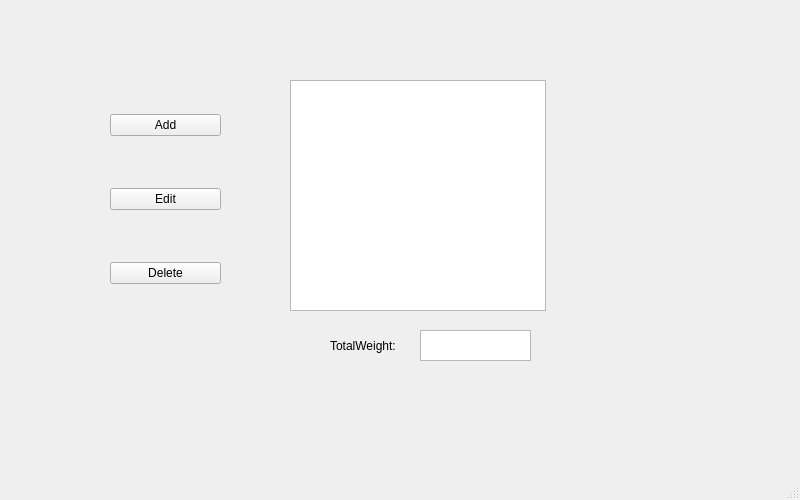
<?xml version="1.0" encoding="UTF-8"?>
<ui version="4.0">
 <class>MainWindow</class>
 <widget class="QMainWindow" name="MainWindow">
  <property name="geometry">
   <rect>
    <x>0</x>
    <y>0</y>
    <width>800</width>
    <height>500</height>
   </rect>
  </property>
  <property name="windowTitle">
   <string>MainWindow</string>
  </property>
  <widget class="QWidget" name="centralwidget">
   <widget class="QWidget" name="verticalLayoutWidget">
    <property name="geometry">
     <rect>
      <x>110</x>
      <y>70</y>
      <width>111</width>
      <height>261</height>
     </rect>
    </property>
    <layout class="QVBoxLayout" name="verticalLayout">
     <property name="spacing">
      <number>8</number>
     </property>
     <item>
      <widget class="QPushButton" name="pushButton_2">
       <property name="enabled">
        <bool>true</bool>
       </property>
       <property name="text">
        <string>Add</string>
       </property>
      </widget>
     </item>
     <item>
      <widget class="QPushButton" name="pushButton_3">
       <property name="text">
        <string>Edit</string>
       </property>
      </widget>
     </item>
     <item>
      <widget class="QPushButton" name="pushButton">
       <property name="text">
        <string>Delete</string>
       </property>
      </widget>
     </item>
    </layout>
   </widget>
   <widget class="QLabel" name="label">
    <property name="geometry">
     <rect>
      <x>330</x>
      <y>320</y>
      <width>91</width>
      <height>51</height>
     </rect>
    </property>
    <property name="text">
     <string>TotalWeight:</string>
    </property>
   </widget>
   <widget class="QListWidget" name="sweetsList">
    <property name="geometry">
     <rect>
      <x>290</x>
      <y>80</y>
      <width>256</width>
      <height>231</height>
     </rect>
    </property>
   </widget>
   <widget class="QTextEdit" name="totalWeightEdit">
    <property name="geometry">
     <rect>
      <x>420</x>
      <y>330</y>
      <width>111</width>
      <height>31</height>
     </rect>
    </property>
   </widget>
  </widget>
  <widget class="QMenuBar" name="menubar">
   <property name="geometry">
    <rect>
     <x>0</x>
     <y>0</y>
     <width>800</width>
     <height>26</height>
    </rect>
   </property>
  </widget>
  <widget class="QStatusBar" name="statusbar"/>
 </widget>
 <resources/>
 <connections/>
</ui>
